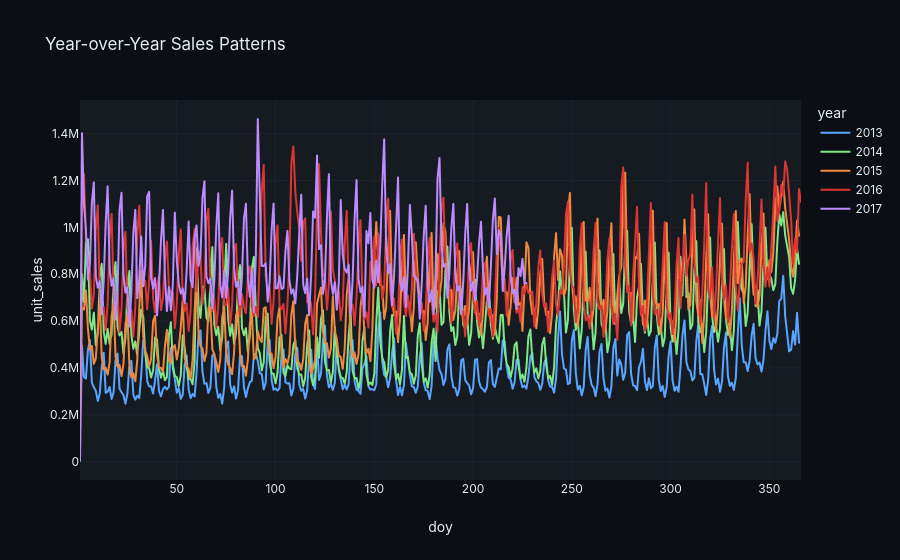

This figure's notebook cell:
### Code cell
df_yoy = (
    df_train.assign(year=df_train.date.dt.year, doy=df_train.date.dt.dayofyear)
    .groupby(["year", "doy"], as_index=False)["unit_sales"]
    .sum()
)

fig = px.line(
    df_yoy,
    x="doy",
    y="unit_sales",
    color="year",
    title="Year-over-Year Sales Patterns",
)

fig.show()

save_all(fig, "eda/year_over_year_sales_patterns")

### Figure 1 — Plotly figure (JSON) as saved in the notebook; plotly's stock layout.template omitted (floating-point values rounded to 4 significant figures; data arrays with more than 128 entries replaced by an {"elided": "..."} marker saying what was removed)
{"data": [{"hovertemplate": "year=2013<br>doy=%{x}<br>unit_sales=%{y}<extra></extra>", "legendgroup": "2013", "line": {"color": "#58A6FF", "dash": "solid"}, "marker": {"symbol": "circle"}, "mode": "lines", "name": "2013", "showlegend": true, "type": "scattergl", "x": {"elided": "364 int values"}, "xaxis": "x", "y": {"elided": "364 float values"}, "yaxis": "y"}, {"hovertemplate": "year=2014<br>doy=%{x}<br>unit_sales=%{y}<extra></extra>", "legendgroup": "2014", "line": {"color": "#7EE787", "dash": "solid"}, "marker": {"symbol": "circle"}, "mode": "lines", "name": "2014", "showlegend": true, "type": "scattergl", "x": {"elided": "364 int values"}, "xaxis": "x", "y": {"elided": "364 float values"}, "yaxis": "y"}, {"hovertemplate": "year=2015<br>doy=%{x}<br>unit_sales=%{y}<extra></extra>", "legendgroup": "2015", "line": {"color": "#F0883E", "dash": "solid"}, "marker": {"symbol": "circle"}, "mode": "lines", "name": "2015", "showlegend": true, "type": "scattergl", "x": {"elided": "364 int values"}, "xaxis": "x", "y": {"elided": "364 float values"}, "yaxis": "y"}, {"hovertemplate": "year=2016<br>doy=%{x}<br>unit_sales=%{y}<extra></extra>", "legendgroup": "2016", "line": {"color": "#DA3633", "dash": "solid"}, "marker": {"symbol": "circle"}, "mode": "lines", "name": "2016", "showlegend": true, "type": "scattergl", "x": {"elided": "365 int values"}, "xaxis": "x", "y": {"elided": "365 float values"}, "yaxis": "y"}, {"hovertemplate": "year=2017<br>doy=%{x}<br>unit_sales=%{y}<extra></extra>", "legendgroup": "2017", "line": {"color": "#BC8CFF", "dash": "solid"}, "marker": {"symbol": "circle"}, "mode": "lines", "name": "2017", "showlegend": true, "type": "scattergl", "x": {"elided": "227 int values"}, "xaxis": "x", "y": {"elided": "227 float values"}, "yaxis": "y"}], "layout": {"legend": {"title": {"text": "year"}, "tracegroupgap": 0}, "title": {"text": "Year-over-Year Sales Patterns"}, "xaxis": {"anchor": "y", "domain": [0, 1], "title": {"text": "doy"}}, "yaxis": {"anchor": "x", "domain": [0, 1], "title": {"text": "unit_sales"}}}}
